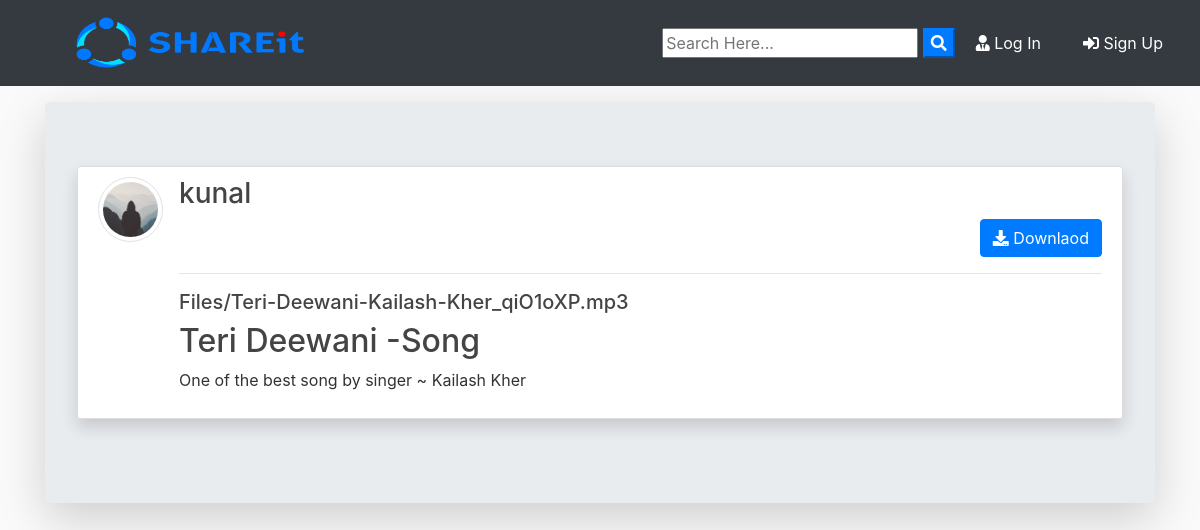
The app's page /post/1/ with its own data.
### blog/models.py (models this page shows, shortened)
class Post(models.Model):
	title = models.CharField(max_length=100)
	file = models.FileField(null=True,blank=True,upload_to='Files')
	content = models.TextField()
	date_posted = models.DateTimeField(default=timezone.now)
	author = models.ForeignKey(User, on_delete=models.CASCADE)
	def extension(self):
		name, extension = os.path.splitext(self.file.name)
		return extension

### users/models.py (models this page shows, shortened)
class Profile(models.Model):
    user = models.OneToOneField(User, on_delete=models.CASCADE)
    image = models.ImageField(default='default.jpg', upload_to='profile_pics')

### blog/views.py (the view)
# urls.py: path('post/<int:pk>/', PostDetailView.as_view(), name='post-detail'),
class PostDetailView(DetailView):
    model = Post
    template_name = 'blog/post_detail.html'

### blog/templates/blog/post_detail.html (shortened to what this page needs)
{% extends "blog/base.html" %}
{% block content %}
<div class="jumbotron mt-3 shadow-lg">
<article class="media content-section shadow ">
   <a href="{{ object.author.profile.image.url }} " target="_blank"> <img src="{{ object.author.profile.image.url }}  " alt="" class="article-img rounded-circle img-thumbnail img-fluid">
   </a>
    <div class="media-body">
      <div class="">
        <div class="d-flex justify-content-between">
        <a class="mr-2 mt-0 mb-0  text-dark" href="{% url 'user-posts' object.author.username  %}"><h3>{{ object.author }}</h3></a>
        </div>
        {% if object.author != user %}
          <div class="form-group mt-0 pt-0 d-flex justify-content-end">
            <a href="{{ object.file.url }}" download class="btn btn-primary flex-last" type="submit"><i class="fas fa-download"></i> Downlaod</a>
          </div>
        {% endif %}
        <hr>
      </div>
      <div>
        {% if object.file %}
          {% if object.extension == '.jpg' or object.extension == 'jpeg' or object.extension == 'png' %}
            <a href="{{ object.file.url }}"  download ><img src="{{ object.file.url }}" alt="" class="img-fluid "></a>
            <a href="{{ object.file.url }}"  download class="text-dark"><h5>{{ object.file }}</h5></a>
          {% else %}
            <a href="{{ object.file.url }}"  download class="text-dark"><h5>{{ object.file }}</h5></a>
          {% endif %}
        {% endif %}
      </div>
      <h2>{{ object.title }}</h2>
      <p class="article-content">{{ object.content }}</p>
    </div>
  </article>
{% endblock content %}

### blog/static/blog/main.css (style rules this page uses)
body { background: #fafafa; color: #333333; margin-top: 0; }
h1, h2, h3, h4, h5, h6 { color: #444444; }
.content-section { background: #ffffff; padding: 10px 20px; border: 1px solid #dddddd; border-radius: 3px; margin-bottom: 20px; }
.article-content { white-space: pre-line; }
.article-img { height: 65px; width: 65px; margin-right: 16px; }

### records on screen
Post: author.profile.image (placeholder picture), author "kunal", file "Files/Teri-Deewani-Kailash-Kher_qiO1oXP.mp3", title "Teri Deewani -Song", content "One of the best song by singer ~ Kailash Kher"
